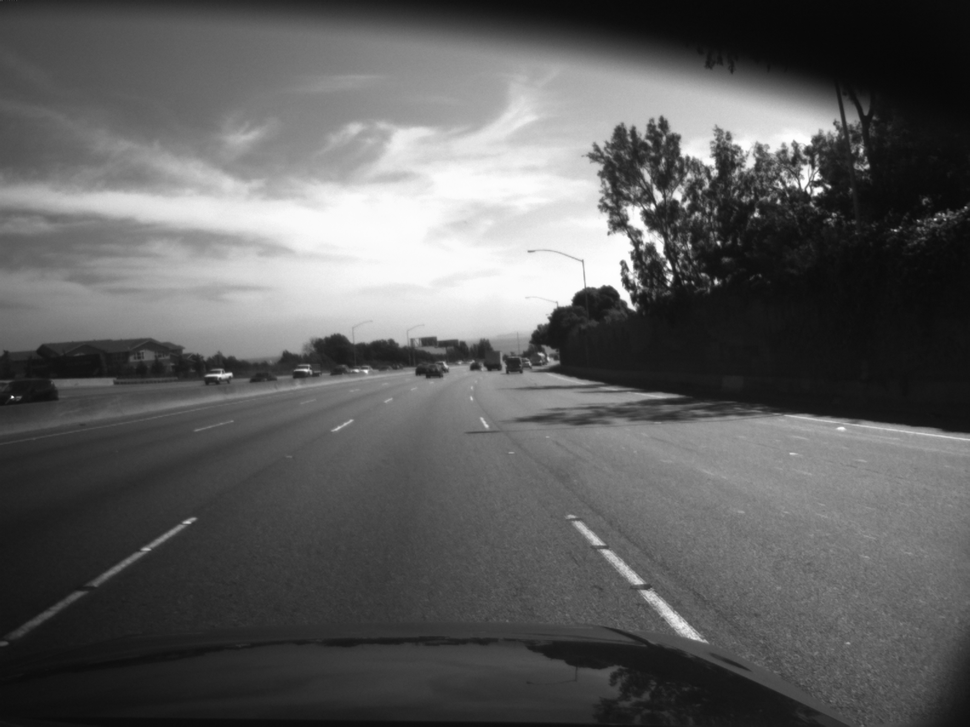
%> input picture images/mono_0000000270.png, 970 x 727 px, shrunk from 1600 x 1200 before the run
$ octave test.m   (GNU Octave 9; MATLAB toolbox functions it lacks are replaced by stand-ins)
%> lines starting %> are read from the running program, lines starting %| are printed output that depends on the picture
### line_detect.m
function req_lines = line_detect(img, threshold, lower_angle_lim, upper_angle_lim)

%I = img;
%BW = edge(I,'canny');
[H,T,R] = hough(img);
P  = houghpeaks(H,10,'threshold',ceil(threshold*max(H(:))));

lines = houghlines(img,T,R,P);
thetas = [];
req_lines = [];
for i = 1:size(lines,2)
    theta = deg2rad(lines(i).theta);
    rho = lines(i).rho;
    p1 = lines(i).point1;
    x1 = p1(1);
    y1 = p1(2);
    p2 = lines(i).point2;
    x2 = p2(1);
    y2 = p2(2);
    if ~ismember(theta, thetas);
        thetas = [thetas, theta];
        angle = -(atan2(y2-y1, x2-x1) * 180 / pi);
        if angle > lower_angle_lim && angle < upper_angle_lim
            req_lines = [req_lines; [x1,y1,x2,y2,rho,theta]];
        end
    end

end


end

### draw_line.m
function fig = draw_line(imge,draw_lines,colour)
%figure(1)
fig = figure('visible', 'off');
    imshow(imge);% h = gca; h.Visible = 'On'; hold on;

%hold on;

for i = 1:size(draw_lines,1)
    x1 = draw_lines(i,1);
    y1 = draw_lines(i,2);
    x2 = draw_lines(i,3);
    y2 = draw_lines(i,4);

    line([x1,x2], [y1,y2], 'Color', colour, 'LineWidth', 1.5);

    %figure()
    %line([x1,x2], [y1,y2], 'Color', colour);
end

### test.m
close all
clear all

img  = imread('images/mono_0000000270.png');
%> img is the input picture: size 727x970 uint8; min 7, max 255, mean 94.1
img = img(size(img,1)*0.55:size(img,1)*0.85,:);
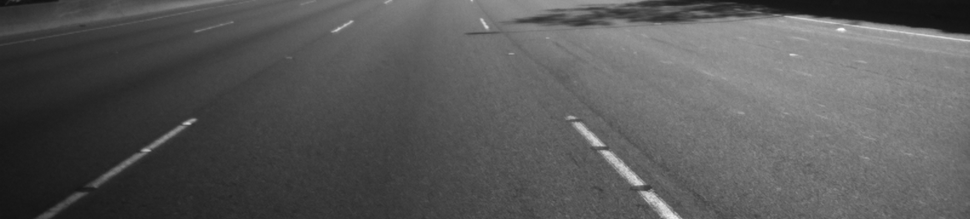
%> img: size 219x970 uint8; min 16, max 252, mean 88.3
img = imgaussfilt(img,2);
%img = triangle128;
%img  = imread('download.jpg');img = rgb2gray(img);

%lines = detect_best_lines(img,170,90,75,105);

%for the first image
    %left
         imgL = img(:,1:size(img,2)*0.5);
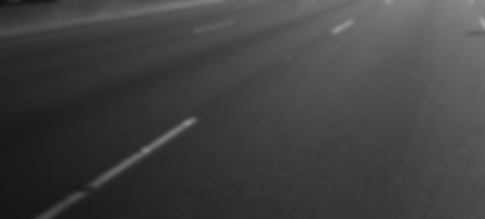
%> imgL: size 219x485 uint8; min 19, max 166, mean 64.8
         lines = line_detect(imgL, 0.5, 20,70); %detect left line
%> in line_detect, `[H,T,R] = hough(img);`:
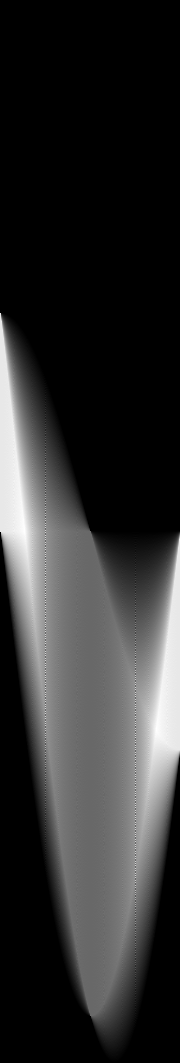
%> H: size 1063x180 double; min 0, max 532, mean 99.9; drawn with min black and max white
%> in line_detect, `[H,T,R] = hough(img);`: T = 180 values from -90 to 89; R = 1063 values from -531 to 531
%> in line_detect, `P  = houghpeaks(H,10,'threshold',ceil(threshold*max(H(:))));`: P = [729 157; 529 25; 511 23; 715 159; 529 21; 727 160; 495 21; 699 161; 508 20; 712 162]
%> in line_detect, `lines = houghlines(img,T,R,P);`: lines = 10 lines; longest, point1 to point2 (x, y): (485, 1) to (1, 217), (1, 4) to (484, 219), (1, 24) to (485, 219), (484, 3) to (3, 198), (484, 24) to (2, 210), (1, 40) to (485, 217)
%> the loop in line_detect, `for i = 1:size(lines,2)` made 10 passes
%> (theta, rho, x1, y1, x2, y2, thetas, angle) on passes 1, 2, 3, 4, 5, 6, 8, 9: (1.15, 197, 485, 1, 1, 217, 1.15, -155.9), (-1.15, -3, 1, 4, 484, 219, [1.15 -1.15], -24), (-1.19, -21, 1, 24, 485, 219, [1.15 -1.15 -1.19], -21.94), (1.19, 183, 484, 3, 3, 198, [1.15 -1.15 -1.19 1.19], -157.9), (-1.22, -3, 1, 4, 485, 180, [1.15 -1.15 -1.19 1.19 -1.22], -19.98), (1.2, 195, 484, 24, 2, 210, [1.15 -1.15 -1.19 1.19 -1.22 1.2], -158.9), (1.22, 167, 483, 3, 1, 179, [1.15 -1.15 -1.19 1.19 -1.22 1.2 1.22], -159.9), (-1.24, -24, 1, 26, 485, 193, [1.15 -1.15 -1.19 1.19 -1.22 1.2 1.22 -1.24], -19.04)
%> (theta, rho, x1, y1, x2, y2) on pass 7: (-1.22, -37, 1, 40, 485, 217)
%> lines = []
         draw_line(imgL, lines, 'red');

    % [10 lines of commented-out code are left out]
